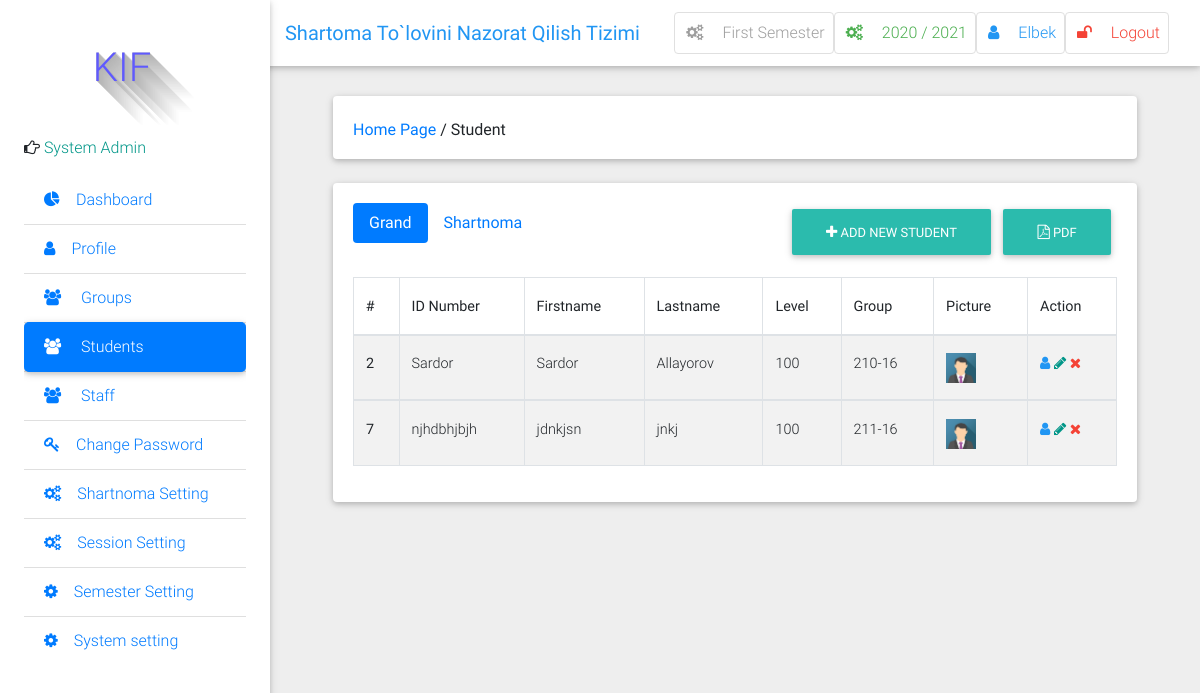
Page /students/ (signed in) on the committed database.
### result/models.py (models this page shows, shortened)
class Semester(models.Model):
    semester = models.CharField(max_length=10, choices=SEMESTER, blank=True)
    is_current_semester = models.BooleanField(default=False, blank=True, null=True)
    session = models.ForeignKey(Session, on_delete=models.CASCADE, blank=True, null=True)
    next_semester_begins = models.DateField(null=True, blank=True)
    def __str__(self):
        return self.semester

class Session(models.Model):
    session = models.CharField(max_length=200, unique=True)
    is_current_session = models.BooleanField(default=False, blank=True, null=True)
    next_session_begins = models.DateField(blank=True, null=True)
    def __str__(self):
        return self.session

class User(AbstractUser):
    is_student = models.BooleanField(default=False)
    is_lecturer = models.BooleanField(default=False)
    phone = models.CharField(max_length=60, blank=True, null=True)
    address = models.CharField(max_length=60, blank=True, null=True)
    picture = models.ImageField(upload_to="pictures/", blank=True, null=True)
    email = models.EmailField(blank=True, null=True)
    username_validator = ASCIIUsernameValidator()
    def get_picture(self):
        no_picture = settings.STATIC_URL + 'img/img_avatar.png'
        try:
            return self.picture.url
        except:
            return no_picture

class Student(models.Model):
    user = models.OneToOneField(User, on_delete=models.CASCADE)
    id_number = models.CharField(max_length=20, unique=True)
    is_contract = models.BooleanField(default=False)
    group = models.ForeignKey(Group, on_delete=models.CASCADE, related_name='students', default='1')
    level = models.CharField(choices=LEVEL, max_length=3)

class Group(models.Model):
    number = models.CharField(max_length=30, null=True, blank=True)
    major = models.CharField(max_length=100, null=True, blank=True)
    kurator = models.CharField(max_length=100, null=True, blank=True)
    def __str__(self):
        return self.number

### result/views.py (the view)
# urls.py: path('students/', views.student_list, name="student_list"),
@login_required
@lecturer_required
def student_list(request):
    students = Student.objects.all()
    user_type = "Student"
    context = {
        "students": students,
        "user_type": user_type,
        }
    return render(request, 'students/student_list.html', context)

### result/context_processors.py (called while the page is built)
def session_processor(request):
    current_session = Session.objects.get(is_current_session=True)
    return {"current_session": current_session}

def semester_processor(request):
    current_semester = Semester.objects.get(is_current_semester=True)
    return {"current_semester": current_semester}

### result/templates/students/student_list.html (shortened to what this page needs)
{% extends 'base.html' %}
{% block side_bar %}
    {% include 'partial_active_element.html' with active='students' %}
{% endblock %}
{% block content %}
	<div class="container-fluid mt-5">
            <div class="card mb-4 wow fadeIn">
                <div class="card-body d-sm-flex justify-content-between">
                    <h6 class="mb-2 mb-sm-0 pt-1">
                        <a href="/">Home Page</a>
                        <span>/</span>
                        <span>{{ user_type }}</span>
                    </h6>
                </div>
            </div>
            <div class="card" >
              <div class="card-body" >
            <ul class="nav nav-pills mb-3" id="pills-tab" role="tablist">
            <li class="nav-item">
              <a class="nav-link active" id="pills-home-tab" data-toggle="pill" href="#pills-home" role="tab" aria-controls="pills-home" aria-selected="true">Grand</a>
            </li>
            <li class="nav-item">
              <a class="nav-link" id="pills-profile-tab" data-toggle="pill" href="#pills-profile" role="tab" aria-controls="pills-profile" aria-selected="false">Shartnoma</a>
            </li>
            {% if request.user.is_superuser %}
            <li class="nav-item ml-auto">
              <a class=" btn btn-default "  href="{% url 'add_new_student' %}"><i class="fa fa-plus" aria-hidden="true"></i> Add new Student</a>
            </li>
            <li class="nav-item">
              <a class=" btn btn-default "  href=""><i class="fa fa-file-pdf-o" aria-hidden="true"></i> PDF</a>
            </li>
            {% endif %}
          </ul>
          <div class="tab-content" id="pills-tabContent">
            <div class="tab-pane fade show active" id="pills-home" role="tabpanel" aria-labelledby="pills-home-tab">
            <div class="table-wrapper-scroll-y">
                <table class="table table-bordered table-striped">
                      <thead>
                        <tr>
                          <th scope="col">#</th>
                          <th scope="col">ID Number</th>
                          <th scope="col">Firstname</th>
                          <th scope="col">Lastname</th>
                          <th scope="col">Level</th>
                          <th scope="col">Group</th>
                          <th scope="col">Picture</th>
                          {% if request.user.is_superuser %}
                          <th scope="col">Action</th>
                          {% endif %}
                        </tr>
                    </thead>
                {% for student in students %}
                    <tbody>
                      {% if not student.is_contract %}
                        <tr>
                          <th scope="row">{{ forloop.counter }}</th>
                          <td>{{ student.id_number }}</td>
                          <td>{{ student.user.first_name }}</td>
                          <td>{{ student.user.last_name }}</td>
                          <td>{{ student.level }}</td>
                          <td>{{ student.group }}</td>
                          <td><img width="30" src="{{ student.user.get_picture }}" alt="{{ staff.username }}'s image"></td>
                          {% if request.user.is_superuser %}
                          <td>
                            <a data-toggle="tooltip" title="View" class="blue-text"><i class="fa fa-user"></i></a>
                            <a data-toggle="tooltip" title="Edit" href="{% url 'edit_student' pk=student.pk %}" title="edit" class="teal-text"><i class="fa fa-pencil"></i></a>
                            <a data-toggle="tooltip" title="Delete" href="{% url 'delete_student' pk=student.pk %}" class="red-text"><i class="fa fa-times"></i></a>
                          </td>
                          {% endif %}
                        </tr>
                        {% endif %}
                {% endfor %}
                 </table>
            </div>
            </div>
            </div>
          </div>
          </div>
          </div>
        <br>
{% endblock %}

### result/templates/base.html (shortened to what this page needs)
{% load static %}
<!DOCTYPE html>
<html lang="en">
    <head>
        <link rel="stylesheet" href="https://maxcdn.bootstrapcdn.com/font-awesome/4.7.0/css/font-awesome.min.css">
        <link href="{% static 'css/bootstrap.min.css' %}" rel="stylesheet">
        <link href="{% static 'css/mdb.min.css' %}" rel="stylesheet">
        <link href="{% static 'css/style.css' %}" rel="stylesheet">
    </head>
    <body class="grey lighten-3">
    <header>
        <nav class="navbar fixed-top navbar-expand-lg navbar-light white scrolling-navbar">
            <div class="container-fluid">
                <a class="navbar-brand waves-effect" href="/">
                    <strong class="blue-text">Shartoma To`lovini Nazorat Qilish Tizimi</strong>
                </a>
                <div class="collapse navbar-collapse" id="navbarSupportedContent">
                    <ul class="navbar-nav nav-flex-icons">
                        <li class="nav-item">
                            <a href="{% if request.user.is_superuser %}{% url 'manage_semester' %}{% else %}#{% endif %}" class="nav-link border border-light grey-text rounded waves-effect">
                                <i class="fa fa-cogs mr-3"></i>{{ current_semester }} Semester
                            </a>
                        </li>
                        <li class="nav-item">
                            <a href="{% if request.user.is_superuser %}{% url 'manage_session' %}{% else %}#{% endif %}" class="nav-link border border-light green-text rounded waves-effect">
                                <i class="fa fa-cogs mr-3"></i>{{ current_session }}
                            </a>
                        </li>
                        <li class="nav-item">
                            <a href="{% url 'profile' %}" class="nav-link border border-light rounded waves-effect blue-text">
                                <i  class="fa fa-user mr-3"></i>{{ user|capfirst }}
                            </a>
                        </li>
                         <li class="nav-item">
                            <a href="/accounts/logout/" class="nav-link border border-light rounded waves-effect red-text">
                                <i class="fa fa-unlock mr-3"></i>Logout
                            </a>
                        </li>
                    </ul>
                </div>
            </div>
        </nav>
        <div class="sidebar-fixed position-fixed">
                <p style="margin-left: 30px;" id="icon" class="logo"> KIF </p>
                {% if request.user.is_lecturer %}
                <p><i class="fa fa-hand-o-right" aria-hidden="true"></i>
                    <span class="teal-text text-center"> Course Lecturer</span></p>
                {% elif request.user.is_student %}
                <p><i class="fa fa-hand-o-right" aria-hidden="true"></i>
                    <span class="teal-text text-center"> Student</span></p>
                {% else %}
                <p><i class="fa fa-hand-o-right" aria-hidden="true"></i>
                    <span class="teal-text text-center"> System Admin</span></p>
                {% endif %}
            <div class="dashboard">
            {% block side_bar %}{% endblock side_bar %}
            </div>
        </div>
    </header>
    <main class="pt-5 mx-lg-5">
        {% block content%} {% endblock %}
    </main>
    </body>
</html>

### result/static/css/style.css (style rules this page uses)
.sidebar-fixed { height: 100vh; width: 270px; -webkit-box-shadow: 0 2px 5px 0 rgba(0, 0, 0, 0.16), 0 2px 10px 0 rgba(0, 0, 0, 0.12); box-shadow: 0 2px 5px 0 rgba(0, 0, 0, 0.16), 0 2px 10px 0 rgba(0, 0, 0, 0.12); z-index: 1050; background-color: #fff; padding: 1.5rem; padding-top: 0; }
@media (min-width: 1200px) { .navbar, .page-footer, main { padding-left: 270px; } }
.logo { text-shadow: rgb(179, 179, 179) 0px 0px 0px, rgb(180, 180, 180) 1px 1px 0px, rgb(182, 182, 182) 2px 2px 0px, rgb(184, 184, 184) 3px 3px 0px, rgb(185, 185, 185) 4px 4px 0px, rgb(187, 187, 187) 5px 5px 0px, rgb(189, 189, 189) 6px 6px 0px, rgb(190, 190, 190) 7px 7px 0px, rgb(192, 192, 192) 8px 8px 0px, rgb(194, 194, 194) 9px 9px 0px, rgb(195, 195, 195) 10px 10px 0px, rgb(197, 197, 197) 11px 11px 0px, rgb(199, 199, 199) 12px 12px 0px, rgb(201, 201, 201) 13px 13px 0px, rgb(202, 202, 202) 14px 14px 0px, rgb(204, 204, 204) 15px 15px 0px, rgb(206, 206, 206) 16px 16px 0px, rgb(207, 207, 207) 17px 17px 0px, rgb(209, 209, 209) 18px 18px 0px, rgb(211, 211, 211) 19px 19px 0px, rgb(212, 212, 212) 20px 20px 0px, rgb(214, 214, 214) 21px 21px 0px, rgb(216, 216, 216) 22px 22px 0px, rgb(218, 218, 218) 23px 23px 0px, rgb(219, 219, 219) 24px 24px 0px, rgb(221, 221, 221) 25px 25px 0px, rgb(223, 223, 223) 26px 26px 0px, rgb(224, 224, 224) 27px 27px 0px, rgb(226, 226, 226) 28px 28px 0px, rgb(228, 228, 228) 29px 29px 0px, rgb(230, 230, 230) 30px 30px 0px, rgb(231, 231, 231) 31px 31px 0px, rgb(233, 233, 233) 32px 32px 0px, rgb(235, 235, 235) 33px 33px 0px, rgb(236, 236, 236) 34px 34px 0px, rgb(238, 238, 238) 35px 35px 0px, rgb(240, 240, 240) 36px 36px 0px, rgb(241, 241, 241) 37px 37px 0px, rgb(243, 243, 243) 38px 38px 0px, rgb(245, 245, 245) 39px 39px 0px, rgb(247, 247, 247) 40px 40px 0px, rgb(248, 248, 248) 41px 41px 0px, rgb(250, 250, 250) 42px 42px 0px, rgb(252, 252, 252) 43px 43px 0px, rgb(253, 253, 253) 44px 44px 0px; font-size: 40px; color: rgb(95, 89, 255); height: 120px; width: 136px; line-height: 136px; border-radius: ; text-align: center; background-color: rgb(255, 255, 255); }

### result/templates/base.html (style rules this page uses)
.dashboard { display: block; max-height: 500px; overflow-y: auto; -ms-overflow-style: -ms-autohiding-scrollbar; }

### result/templates/students/student_list.html (style rules this page uses)
.table-wrapper-scroll-y { display: block; max-height: 350px; overflow-y: auto; -ms-overflow-style: -ms-autohiding-scrollbar; }

### rows in the picture
Semester: semester "First"
Session: session "2020 / 2021"
User: username "Elbek"
Student: id_number "Sardor", user.first_name "Sardor", user.last_name "Allayorov", level "100", group "210-16", is_contract False (drawn)
Student: id_number "njhdbhjbjh", user.first_name "jdnkjsn", user.last_name "jnkj", level "100", group "211-16", is_contract False (drawn)

### other values in the picture
{{ user_type }} "Student"
